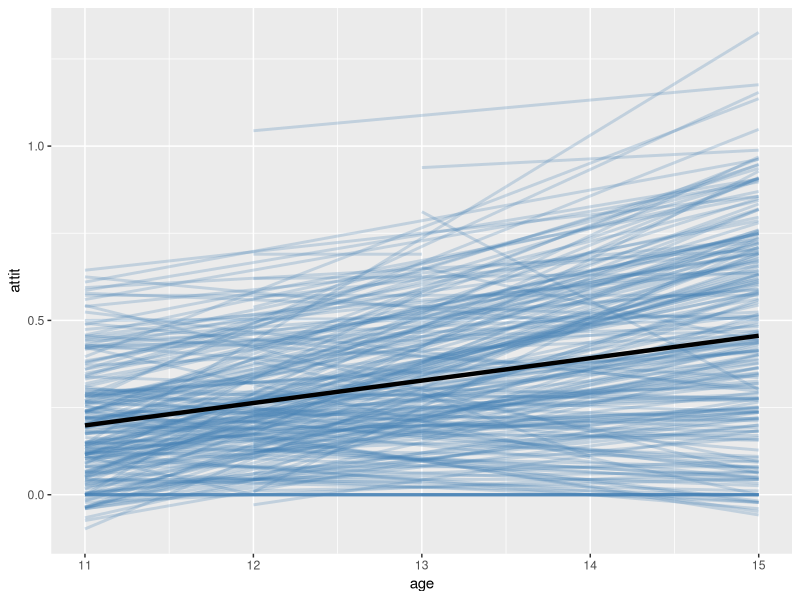
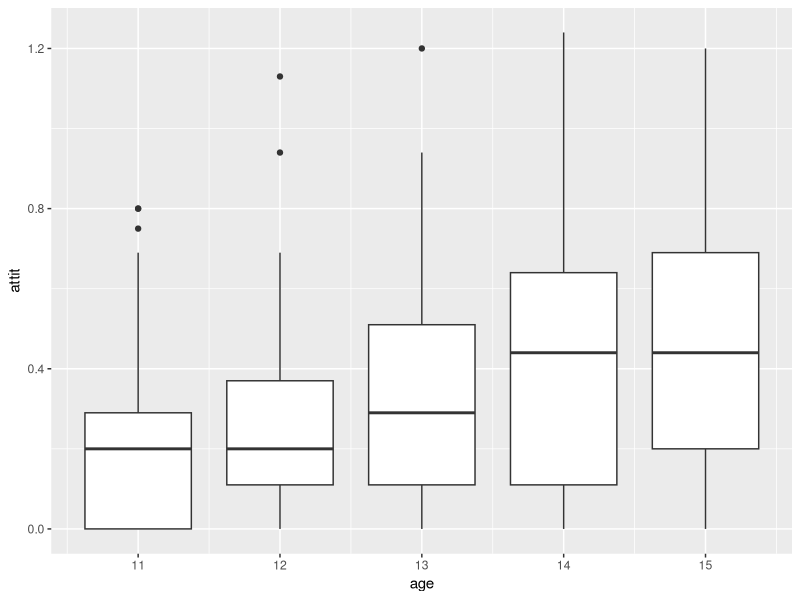

R code for these plots, in order: (Note: this script raises an error after producing the figures.)
## ---- chunk 1
library(dplyr)
library(ggplot2)
library(lme4)
library(nlme)
d <- read.csv("nys.csv")
d <- select(d, -expo, -ind1, -ind2, -ind3, -ind4, -ind5)
head(d)

alpha_blue <- adjustcolor("steelblue", alpha.f = .25)
ggplot(d, aes(x = age, y = attit, group = id)) + 
  stat_smooth(method = "lm", se = FALSE, color = alpha_blue) + 
  stat_smooth(mapping = aes(group = NULL), method = "lm", size = 1.5, se = FALSE, color = "black")

ggplot(d, aes(x = age, y = attit, group = age)) + geom_boxplot()

## ---- chunk 2
# Decide on the random effects structure
m_rim <- lme(attit ~ age11, random = ~ 1 | id, data = d)
summary(m_rim)
m_rsm <-update(m_rim, random = ~ age11 | id, data = d)
summary(m_rsm)
anova(m_rim, m_rsm)
## ---- chunk 3
# Look at the covariance structure
VarCorr(m_rsm)




# example code to follow...

tau00 <- as.numeric(VarCorr(RSM)[1, 1])
tau11 <- as.numeric(VarCorr(RSM)[2, 1])
tau10 <- as.numeric(VarCorr(RSM)[2, 3]) * sqrt(tau00 * tau11)
(TAU <- matrix(c(tau00, tau10, tau10, tau11), ncol = 2))

#         [,1]      [,2]
#[1,] 1236.425 -178.0690
#[2,] -178.069  107.2485


(sigma <- summary(RSM)$sigma ^ 2)
(design <- cbind(rep(1, nT), seq(0, nT - 1)))

# design matrix for "random" effects: note that the design matrix is a vector of ones in RIM

#       [,1] [,2]
# [1,]    1    0
# [2,]    1    1
# [3,]    1    2
# [4,]    1    3
 
(TAU.nT <- design %*% TAU %*% t(design))
#          [,1]      [,2]     [,3]      [,4]
#[1,] 1236.4253 1058.3563 880.2872  702.2182
#[2,] 1058.3563  987.5357 916.7152  845.8946
#[3,]  880.2872  916.7152 953.1431  989.5711
#[4,]  702.2182  845.8946 989.5711 1133.2476

(SIGMA.nT <- summary(RSM)$sigma ^ 2 * diag(nT))

#          [,1]     [,2]     [,3]     [,4]
# [1,] 159.4775   0.0000   0.0000   0.0000
# [2,]   0.0000 159.4775   0.0000   0.0000
# [3,]   0.0000   0.0000 159.4775   0.0000
# [4,]   0.0000   0.0000   0.0000 159.4775


(RSM.cov <- TAU.nT + SIGMA.nT)
#          [,1]      [,2]      [,3]      [,4]
#[1,] 1395.9028 1058.3563  880.2872  702.2182
#[2,] 1058.3563 1147.0132  916.7152  845.8946
#[3,]  880.2872  916.7152 1112.6206  989.5711
#[4,]  702.2182  845.8946  989.5711 1292.7250


